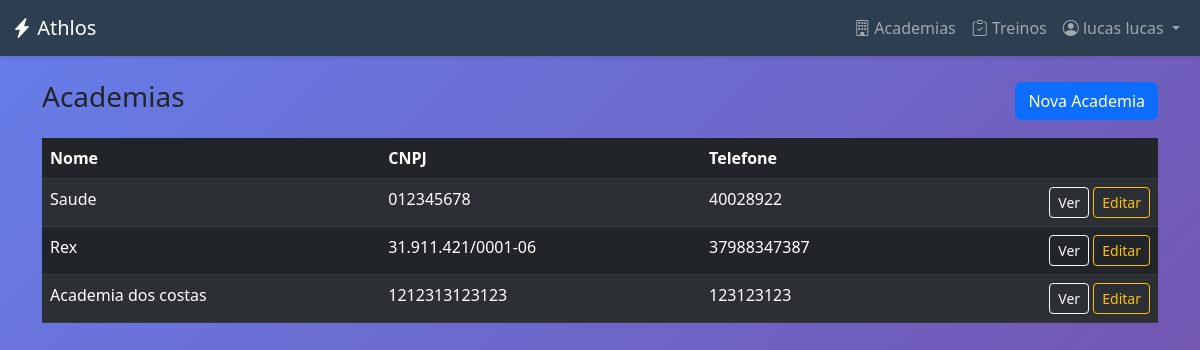
The page /academias/ (signed in) on the database its author committed.
### usuarios/models.py (models this page shows, shortened)
class CustomUser(AbstractUser):
    class TipoUsuario(models.TextChoices):
        ADMIN_SISTEMA = "ADMIN_SISTEMA", "Admin do Sistema"
        ADMIN_ACADEMIA = "ADMIN", "Admin da Academia"
        PERSONAL_TRAINER = "PERSONAL", "Personal Trainer"
        ALUNO = "ALUNO", "Aluno"
    email = models.EmailField(unique=True, verbose_name="Endereço de e-mail")
    user_type = models.CharField(
        max_length=20,
        choices=TipoUsuario.choices,
        default=TipoUsuario.ALUNO,
        verbose_name="Tipo de Usuário",
    )
    academia = models.ForeignKey(
        "academias.Academia",
        on_delete=models.SET_NULL,
        null=True,
        blank=True,
        verbose_name="Academia",
    )
    groups = models.ManyToManyField(
        Group,
        verbose_name="groups",
        blank=True,
        help_text=(
            "The groups this user belongs to. A user will get all permissions "
            "granted to each of their groups."
        ),
        related_name="customuser_groups",
        related_query_name="user",
    )
    user_permissions = models.ManyToManyField(
        Permission,
        verbose_name="user permissions",
        blank=True,
        help_text="Specific permissions for this user.",
        related_name="customuser_permissions",
        related_query_name="user",
    )
    USERNAME_FIELD = "email"
    REQUIRED_FIELDS = ["username", "first_name", "last_name"]

### academias/models.py (models this page shows, shortened)
class Academia(models.Model):
    nome_fantasia = models.CharField(max_length=100, verbose_name="Nome Fantasia")
    cnpj = models.CharField(max_length=18, unique=True, verbose_name="CNPJ")
    endereco = models.CharField(max_length=255, verbose_name="Endereço")
    telefone = models.CharField(max_length=15, verbose_name="Telefone")
    data_criacao = models.DateTimeField(
        auto_now_add=True, verbose_name="Data de Criação"
    )
    class Meta:
        verbose_name = "Academia"
        verbose_name_plural = "Academias"

### core/views.py (the view)
# urls.py: path("academias/", views.academia_list, name="academia_list"),
@login_required
def academia_list(request):
    if request.user.user_type not in ["ADMIN", "ADMIN_SISTEMA", "PERSONAL"]:
        messages.error(request, "Acesso negado.")
        return redirect("dashboard")
    academias = Academia.objects.all()
    return render(
        request, "core/academias/academia_list.html", {"academias": academias}
    )

### core/templates/core/academias/academia_list.html (shortened to what this page needs)
{% extends 'core/base.html' %}
{% block content %}
<div class="container py-4">
    <div class="d-flex justify-content-between align-items-center mb-3">
        <h3>Academias</h3>
        <a href="{% url 'academia_create' %}" class="btn btn-primary">Nova Academia</a>
    </div>
    {% if academias %}
    <div class="table-responsive">
        <table class="table table-striped table-dark">
            <thead>
                <tr>
                    <th>Nome</th>
                    <th>CNPJ</th>
                    <th>Telefone</th>
                    <th></th>
                </tr>
            </thead>
            <tbody>
                {% for a in academias %}
                <tr>
                    <td>{{ a.nome_fantasia }}</td>
                    <td>{{ a.cnpj }}</td>
                    <td>{{ a.telefone }}</td>
                    <td class="text-end">
                        <a href="{% url 'academia_detail' a.pk %}" class="btn btn-sm btn-outline-light">Ver</a>
                        <a href="{% url 'academia_edit' a.pk %}" class="btn btn-sm btn-outline-warning">Editar</a>
                    </td>
                </tr>
                {% endfor %}
            </tbody>
        </table>
    </div>
    {% else %}
    <div class="alert alert-info">Nenhuma academia encontrada.</div>
    {% endif %}
</div>
{% endblock %}

### core/templates/core/base.html (shortened to what this page needs)
<!DOCTYPE html>
<html lang="pt-BR">
<head>
    <link href="https://cdn.jsdelivr.net/npm/bootstrap@5.3.0/dist/css/bootstrap.min.css" rel="stylesheet">
    <link rel="stylesheet" href="https://cdn.jsdelivr.net/npm/bootstrap-icons@1.10.0/font/bootstrap-icons.css">
</head>
<body>
    {% if user.is_authenticated %}
    <nav class="navbar navbar-expand-lg navbar-dark navbar-custom">
        <div class="container-fluid">
            <a class="navbar-brand" href="{% url 'dashboard' %}">
                <i class="bi bi-lightning-charge-fill"></i> Athlos
            </a>
            <div class="collapse navbar-collapse" id="navbarNav">
                <ul class="navbar-nav ms-auto">
                    {% if user.is_authenticated %}
                    {% if user.user_type == 'PERSONAL' %}
                    <li class="nav-item">
                        <a class="nav-link" href="{% url 'academia_list' %}">
                            <i class="bi bi-building"></i> Academias
                        </a>
                    </li>
                    <li class="nav-item">
                        <a class="nav-link" href="{% url 'aluno_list' %}">
                            <i class="bi bi-people"></i> Alunos
                        </a>
                    </li>
                    <li class="nav-item">
                        <a class="nav-link" href="{% url 'treino_list' %}">
                            <i class="bi bi-clipboard-check"></i> Treinos
                        </a>
                    </li>
                    {% elif user.user_type in 'ADMIN,ADMIN_SISTEMA' %}
                    <li class="nav-item">
                        <a class="nav-link" href="{% url 'academia_list' %}">
                            <i class="bi bi-building"></i> Academias
                        </a>
                    </li>
                    <li class="nav-item">
                        <a class="nav-link" href="{% url 'treino_list' %}">
                            <i class="bi bi-clipboard-check"></i> Treinos
                        </a>
                    </li>
                    {% endif %}
                    {% endif %}
                    <li class="nav-item dropdown">
                        <a class="nav-link dropdown-toggle" href="#" id="userDropdown" role="button"
                            data-bs-toggle="dropdown">
                            <i class="bi bi-person-circle"></i> {{ user.get_full_name }}
                        </a>
                    </li>
                </ul>
            </div>
        </div>
    </nav>
    {% endif %}
    <main>
        {% block content %}{% endblock %}
    </main>
</body>
</html>

### core/templates/core/base.html (style rules this page uses)
:root { --primary-color: #2c3e50; --secondary-color: #3498db; --success-color: #27ae60; --danger-color: #e74c3c; }
body { min-height: 100vh; background: linear-gradient(135deg, #667eea 0%, #764ba2 100%); }
.navbar-custom { background: var(--primary-color); box-shadow: 0 2px 4px rgba(0, 0, 0, .1); }

### rows shown on the page
CustomUser: get_full_name "lucas lucas"
Academia: nome_fantasia "Saude", cnpj "012345678", telefone "40028922"
Academia: nome_fantasia "Rex", cnpj "31.911.421/0001-06", telefone "37988347387"
Academia: nome_fantasia "Academia dos costas", cnpj "1212313123123", telefone "123123123"
